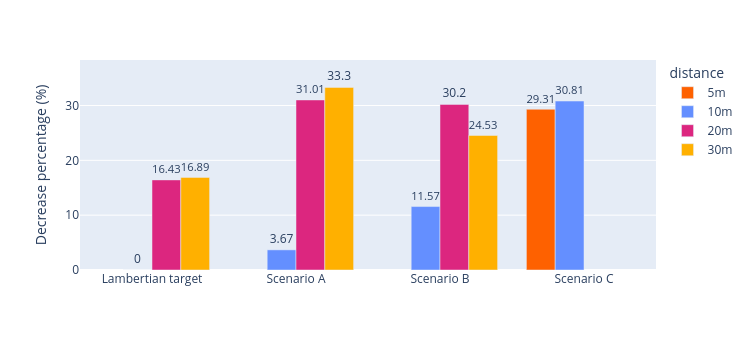

Notebook code for this chart:
### Code cell
# All
create_bar_plot(
    car_points_quantity_df,
    x='scene_type',
    y='decrease_percentage',
    output_path=os.path.join(output_path, 'points_quantity', 'all')
)

### Figure 1 — Plotly figure (JSON) as saved in the notebook; plotly's stock layout.template omitted (floating-point values rounded to 4 significant figures)
{"data": [{"alignmentgroup": "True", "hovertemplate": "distance=5m<br>scene_type=%{x}<br>Decrease percentage (%)=%{text}<extra></extra>", "legendgroup": "5m", "marker": {"color": "#FE6100", "pattern": {"shape": ""}}, "name": "5m", "offsetgroup": "5m", "orientation": "v", "showlegend": true, "text": [29.31], "textposition": "outside", "type": "bar", "x": ["Scenario C"], "xaxis": "x", "y": [29.31], "yaxis": "y"}, {"alignmentgroup": "True", "hovertemplate": "distance=10m<br>scene_type=%{x}<br>Decrease percentage (%)=%{text}<extra></extra>", "legendgroup": "10m", "marker": {"color": "#648FFF", "pattern": {"shape": ""}}, "name": "10m", "offsetgroup": "10m", "orientation": "v", "showlegend": true, "text": [-0.0, 3.67, 11.57, 30.81], "textposition": "outside", "type": "bar", "x": ["Lambertian target", "Scenario A", "Scenario B", "Scenario C"], "xaxis": "x", "y": [-0.0, 3.67, 11.57, 30.81], "yaxis": "y"}, {"alignmentgroup": "True", "hovertemplate": "distance=20m<br>scene_type=%{x}<br>Decrease percentage (%)=%{text}<extra></extra>", "legendgroup": "20m", "marker": {"color": "#DC267F", "pattern": {"shape": ""}}, "name": "20m", "offsetgroup": "20m", "orientation": "v", "showlegend": true, "text": [16.43, 31.01, 30.2], "textposition": "outside", "type": "bar", "x": ["Lambertian target", "Scenario A", "Scenario B"], "xaxis": "x", "y": [16.43, 31.01, 30.2], "yaxis": "y"}, {"alignmentgroup": "True", "hovertemplate": "distance=30m<br>scene_type=%{x}<br>Decrease percentage (%)=%{text}<extra></extra>", "legendgroup": "30m", "marker": {"color": "#FFB000", "pattern": {"shape": ""}}, "name": "30m", "offsetgroup": "30m", "orientation": "v", "showlegend": true, "text": [16.89, 33.3, 24.53], "textposition": "outside", "type": "bar", "x": ["Lambertian target", "Scenario A", "Scenario B"], "xaxis": "x", "y": [16.89, 33.3, 24.53], "yaxis": "y"}], "layout": {"barmode": "group", "height": 350, "legend": {"title": {"text": "distance"}, "tracegroupgap": 0}, "margin": {"t": 60}, "width": 750, "xaxis": {"anchor": "y", "categoryarray": ["Lambertian target", "Scenario A", "Scenario B", "Scenario C"], "categoryorder": "array", "domain": [0, 1], "title": {}}, "yaxis": {"anchor": "x", "domain": [0, 1], "range": [0, 38.29], "title": {"text": "Decrease percentage (%)"}}}}
